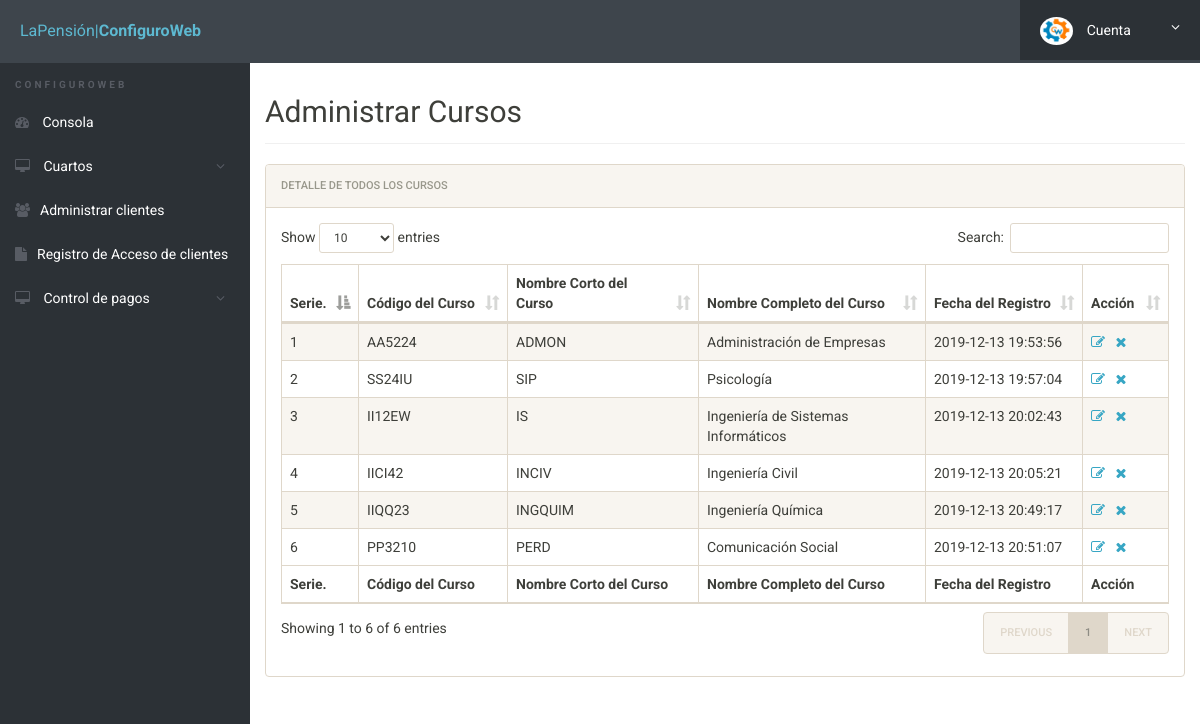
Page /admin/manage-courses.php (signed in) on the committed database.
### tables this page shows
CREATE TABLE `courses` (
  `id` int(11) NOT NULL,
  `course_code` varchar(255) NOT NULL,
  `course_sn` varchar(255) NOT NULL,
  `course_fn` varchar(255) NOT NULL,
  `posting_date` timestamp NOT NULL DEFAULT current_timestamp()
);

### admin/manage-courses.php (the view, shortened to what this page needs)
<?php
include('includes/config.php');
?>
<!doctype html>
<html lang="en" class="no-js">
<head>
	<link rel="stylesheet" href="css/font-awesome.min.css">
	<link rel="stylesheet" href="css/bootstrap.min.css">
	<link rel="stylesheet" href="css/dataTables.bootstrap.min.css">
	<link rel="stylesheet" href="css/bootstrap-social.css">
	<link rel="stylesheet" href="css/bootstrap-select.css">
	<link rel="stylesheet" href="css/fileinput.min.css">
	<link rel="stylesheet" href="css/awesome-bootstrap-checkbox.css">
	<link rel="stylesheet" href="css/style.css">
</head>
<body>
	<?php include('includes/header.php');?>
	<div class="ts-main-content">
			<?php include('includes/sidebar.php');?>
		<div class="content-wrapper">
			<div class="container-fluid">
				<div class="row">
					<div class="col-md-12">
						</br></br><h2 class="page-title">Administrar Cursos</h2>
						<div class="panel panel-default">
							<div class="panel-heading">Detalle de Todos los Cursos</div>
							<div class="panel-body">
								<table id="zctb" class="display table table-striped table-bordered table-hover" cellspacing="0" width="100%">
									<thead>
										<tr>
											<th>Serie.</th>
											<th>Código del Curso</th>
											<th>Nombre Corto del Curso</th>
											<th>Nombre Completo del Curso</th>
											<th>Fecha del Registro </th>
											<th>Acción</th>
										</tr>
									</thead>
									<tfoot>
										<tr>
											<th>Serie.</th>
											<th>Código del Curso</th>
											<th>Nombre Corto del Curso</th>
											<th>Nombre Completo del Curso</th>
											<th>Fecha del Registro </th>
											<th>Acción</th>									</tr>
									</tfoot>
									<tbody>
<?php
$ret="select * from courses";
$stmt= $mysqli->prepare($ret) ;
$stmt->execute() ;
$res=$stmt->get_result();
$cnt=1;
while($row=$res->fetch_object())
	  {
	  	?>
<tr><td><?php echo $cnt;;?></td>
<td><?php echo $row->course_code;?></td>
<td><?php echo $row->course_sn;?></td>
<td><?php echo $row->course_fn;?></td>
<td><?php echo $row->posting_date;?></td>
<td><a href="edit-course.php?id=<?php echo $row->id;?>"><i class="fa fa-edit"></i></a>&nbsp;&nbsp;
<a href="manage-courses.php?del=<?php echo $row->id;?>" onclick="return confirm("En realidad desear eliminar el curso");"><i class="fa fa-close"></i></a></td>
										</tr>
									<?php
$cnt=$cnt+1;
									 } ?>
									</tbody>
								</table>
							</div>
						</div>
					</div>
				</div>
			</div>
		</div>
	</div>
</body>
</html>

### css/style.css (style rules this page uses)
html { font-size: 14px; }
@media only screen and (min-width: 480px) { html { font-size: 17px; } }
@media only screen and (min-width: 768px) { html { font-size: 14px; } }
body { font-size: 1em; }
a { color: #37a6c4; }
.panel { overflow: hidden; }
.page-title { padding-bottom: 15px; margin-bottom: 20px; border-bottom: 1px solid #f0f0f0; }
.ts-main-content .content-wrapper { padding-top: 15px; margin-top: 20px; }
@media only screen and (min-width: 992px) { .ts-main-content .content-wrapper { margin-left: 250px; } }

### rows in the picture
courses: course_code "AA5224", course_sn "ADMON", course_fn "Administración de Empresas", posting_date "2019-12-13 19:53:56"
courses: course_code "SS24IU", course_sn "SIP", course_fn "Psicología", posting_date "2019-12-13 19:57:04"
courses: course_code "II12EW", course_sn "IS", course_fn "Ingeniería de Sistemas Informáticos", posting_date "2019-12-13 20:02:43"
courses: course_code "IICI42", course_sn "INCIV", course_fn "Ingeniería Civil", posting_date "2019-12-13 20:05:21"
courses: course_code "IIQQ23", course_sn "INGQUIM", course_fn "Ingeniería Química", posting_date "2019-12-13 20:49:17"
courses: course_code "PP3210", course_sn "PERD", course_fn "Comunicación Social", posting_date "2019-12-13 20:51:07"
